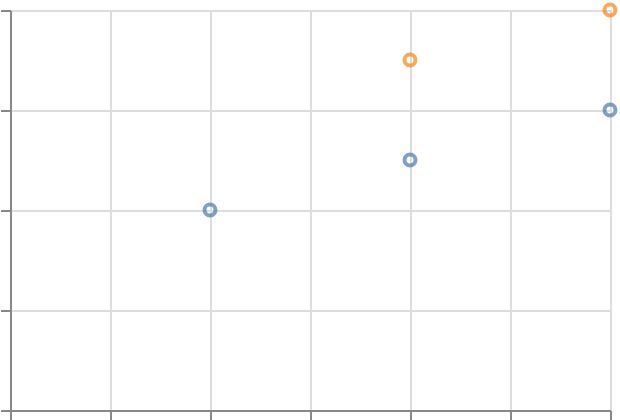

Write the Vega-Lite specification saved for this chart.
### Vega-Lite specification from a JSON file in a GitHub repository (floating-point values rounded to 4 significant figures)
{"$schema": "https://vega.github.io/schema/vega-lite/v6.json", "padding": 5, "autosize": "none", "width": 300, "height": 200, "data": {"name": "nested", "values": [{"k": "a", "xs": [1, 2, 3], "ys": [4, 5, 6]}, {"k": "b", "xs": [2, 3], "ys": [7, 8]}]}, "transform": [{"flatten": ["xs", "ys"], "as": ["x1", "y1"]}], "mark": "point", "encoding": {"x": {"field": "x1", "type": "quantitative"}, "y": {"field": "y1", "type": "quantitative"}, "color": {"field": "k", "type": "nominal"}}}
